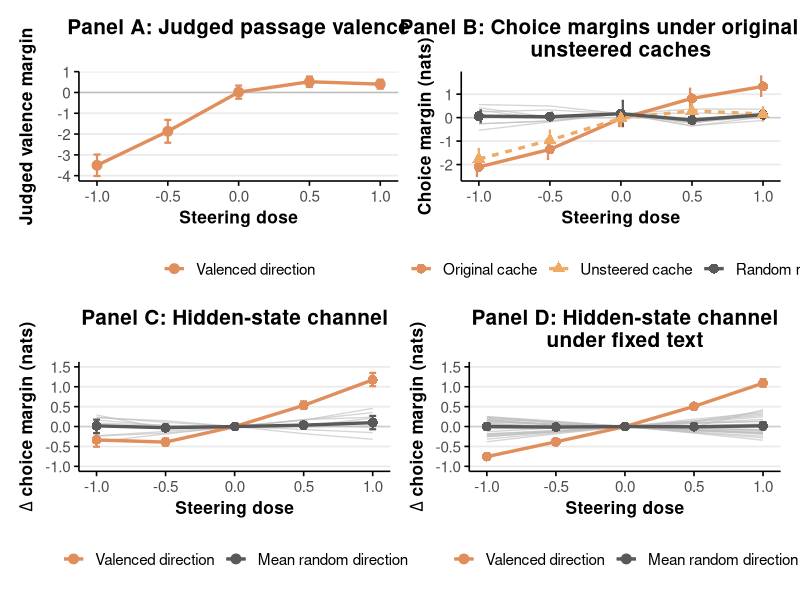

This chart was generated by the following R code:
##########################################
# AI WELFARE PROJECT
##########################################
# Figure 3: Five-dose text and hidden-state effects on choice
##########################################

#=================================
# 1. Setup and configuration
#=================================

library(tidyverse)
library(ggplot2)
library(patchwork)

# Run this script from the repository root directory.
dir.create("figures", showWarnings = FALSE)

theme_set(
  theme_minimal(base_size = 14) +
    theme(
      plot.title = element_text(hjust = 0.5, size = 15, face = "bold"),
      axis.title = element_text(size = 12.5, face = "bold"),
      axis.text = element_text(size = 11),
      axis.line = element_line(colour = "black", linewidth = 0.55),
      axis.ticks = element_line(colour = "black", linewidth = 0.55),
      panel.grid.minor = element_blank(),
      panel.grid.major.x = element_blank(),
      legend.position = "bottom",
      legend.title = element_blank(),
      legend.text = element_text(size = 11),
      plot.background = element_rect(fill = "white", colour = NA),
      panel.background = element_rect(fill = "white", colour = NA)
    )
)

primary_colour <- hcl.colors(9, palette = "Heat")[4]
series_colours <- c(
  "valenced" = primary_colour,
  "text_channel" = hcl.colors(9, palette = "Heat")[5],
  "random_mean" = "grey35"
)
series_linetypes <- c("valenced" = "solid", "text_channel" = "22", "random_mean" = "solid")
series_shapes <- c("valenced" = 16, "text_channel" = 17, "random_mean" = 16)
series_labels <- c(
  "valenced" = "Valenced direction",
  "text_channel" = "Unsteered cache (text channel)",
  "random_mean" = "Mean random direction"
)
panel_b_labels <- c(
  "valenced" = "Original cache",
  "text_channel" = "Unsteered cache",
  "random_mean" = "Random mean"
)
difference_labels <- c(
  "valenced" = "Valenced direction",
  "random_mean" = "Mean random direction"
)

#=================================
# 2. Data loading
#=================================

data <- read_csv("experiment_results_csv/figure3.csv", show_col_types = FALSE)
main_data <- filter(data, panel != "steered_minus_clean_margin")
fixed_text_data <- filter(data, panel == "steered_minus_clean_margin")

stopifnot(
  nrow(main_data) == 110,
  nrow(fixed_text_data) == 130,
  n_distinct(main_data$direction_index[main_data$series == "random_direction"]) == 8,
  n_distinct(fixed_text_data$direction_index[fixed_text_data$series == "random_direction"]) == 24
)

#=================================
# 3. Plotting functions
#=================================

create_valenced_plot <- function(plot_data, plot_title, y_label) {
  plot_data <- plot_data %>%
    mutate(series = "valenced")

  ggplot(
    plot_data,
    aes(x = dose, y = estimate, colour = series, group = model)
  ) +
    geom_hline(yintercept = 0, colour = "grey75", linewidth = 0.5) +
    geom_errorbar(aes(ymin = ci_low, ymax = ci_high), width = 0.05, linewidth = 0.75) +
    geom_line(linewidth = 1.15) +
    geom_point(size = 3) +
    scale_colour_manual(
      values = series_colours["valenced"],
      labels = difference_labels["valenced"]
    ) +
    scale_x_continuous(breaks = c(-1, -0.5, 0, 0.5, 1)) +
    labs(
      title = plot_title,
      x = "Steering dose",
      y = y_label
    )
}

create_random_comparison_plot <- function(plot_data, plot_title, y_label) {
  comparison_labels <- c("valenced" = "Valenced direction",
                         "random_mean" = "Mean random direction")
  random_directions <- plot_data %>%
    filter(series == "random_direction")

  summary_lines <- plot_data %>%
    mutate(ci_low = if_else(dose == 0, NA_real_, ci_low),
           ci_high = if_else(dose == 0, NA_real_, ci_high)) %>%
    filter(series %in% c("valenced", "random_mean")) %>%
    mutate(series = factor(series, levels = c("valenced", "text_channel", "random_mean")))

  ggplot() +
    geom_hline(yintercept = 0, colour = "grey80", linewidth = 0.5) +
    geom_line(
      data = random_directions,
      aes(x = dose, y = estimate, group = direction_index),
      colour = "grey75",
      linewidth = 0.45,
      alpha = 0.65
    ) +
    geom_errorbar(
      data = summary_lines %>% filter(!is.na(ci_low)),
      aes(x = dose, ymin = ci_low, ymax = ci_high, colour = series),
      width = 0.05,
      linewidth = 0.75
    ) +
    geom_line(
      data = summary_lines,
      aes(x = dose, y = estimate, colour = series, linetype = series, group = series),
      linewidth = 1.15
    ) +
    geom_point(
      data = summary_lines,
      aes(x = dose, y = estimate, colour = series, shape = series),
      size = 3
    ) +
    scale_colour_manual(values = series_colours, labels = comparison_labels, drop = TRUE) +
    scale_linetype_manual(values = series_linetypes, guide = "none") +
    scale_shape_manual(values = series_shapes, guide = "none") +
    scale_x_continuous(breaks = c(-1, -0.5, 0, 0.5, 1)) +
    labs(
      title = plot_title,
      x = "Steering dose",
      y = y_label,
      colour = NULL,
      linetype = NULL,
      shape = NULL
    )
}

#=================================
# 4. Panel A: Judged passage valence
#=================================

panel_a <- main_data %>%
  filter(panel == "judged_passage_valence") %>%
  create_valenced_plot(
    plot_title = "Panel A: Judged passage valence",
    y_label = "Judged valence margin"
  )

#=================================
# 5. Panel B: Original and unsteered caches
#=================================

panel_b_random_directions <- main_data %>%
  filter(panel == "original_cache_margin", series == "random_direction")

panel_b_summary <- bind_rows(
  main_data %>%
    filter(panel == "original_cache_margin", series %in% c("valenced", "random_mean")),
  main_data %>%
    filter(panel == "unsteered_cache_margin", series == "valenced") %>%
    mutate(series = "text_channel")
) %>%
  mutate(series = factor(series, levels = c("valenced", "text_channel", "random_mean")))

panel_b <- ggplot() +
  geom_hline(yintercept = 0, colour = "grey80", linewidth = 0.5) +
  geom_line(
    data = panel_b_random_directions,
    aes(x = dose, y = estimate, group = direction_index),
    colour = "grey75",
    linewidth = 0.45,
    alpha = 0.65
  ) +
  geom_errorbar(
    data = panel_b_summary,
    aes(x = dose, ymin = ci_low, ymax = ci_high, colour = series),
    width = 0.05,
    linewidth = 0.75,
    position = position_dodge(width = 0.04)
  ) +
  geom_line(
    data = panel_b_summary,
    aes(x = dose, y = estimate, colour = series, linetype = series, group = series),
    linewidth = 1.15
  ) +
  geom_point(
    data = panel_b_summary,
    aes(x = dose, y = estimate, colour = series, shape = series),
    size = 3
  ) +
    scale_colour_manual(
      values = series_colours,
      labels = panel_b_labels,
    drop = FALSE,
    guide = guide_legend(
      override.aes = list(
        linetype = unname(series_linetypes),
        shape = unname(series_shapes)
      )
    )
  ) +
  scale_linetype_manual(values = series_linetypes, guide = "none") +
  scale_shape_manual(values = series_shapes, guide = "none") +
  scale_x_continuous(breaks = c(-1, -0.5, 0, 0.5, 1)) +
  labs(
    title = "Panel B: Choice margins under original and\nunsteered caches",
    x = "Steering dose",
    y = "Choice margin (nats)",
    colour = NULL,
    linetype = NULL,
    shape = NULL
  ) +
  guides(
    colour = guide_legend(
      nrow = 1,
      ncol = 3,
      byrow = TRUE,
      override.aes = list(
        linetype = unname(series_linetypes),
        shape = unname(series_shapes)
      )
    )
  )

#=================================
# 6. Panels C and D: Hidden-state effects
#=================================

panel_c <- main_data %>%
  filter(panel == "original_minus_unsteered_margin") %>%
  create_random_comparison_plot(
    plot_title = "Panel C: Hidden-state channel",
    y_label = expression(bold(Delta*" choice margin (nats)"))
  ) +
  scale_y_continuous(
    breaks = seq(-1, 1.5, by = 0.5),
    limits = c(-1, 1.5)
  ) +
  theme(legend.position = "bottom")

panel_d <- fixed_text_data %>%
  create_random_comparison_plot(
    plot_title = "Panel D: Hidden-state channel\nunder fixed text",
    y_label = expression(bold(Delta*" choice margin (nats)"))
  ) +
  scale_y_continuous(
    breaks = seq(-1, 1.5, by = 0.5),
    limits = c(-1, 1.5)
  ) +
  theme(legend.position = "bottom")

#=================================
# 7. Combine and save figure
#=================================

figure3 <- (panel_a + panel_b) /
  (panel_c + panel_d) +
  plot_layout()

ggsave(
  "figures/figure3.png",
  figure3,
  width = 12,
  height = 9.5,
  dpi = 300,
  bg = "white"
)
